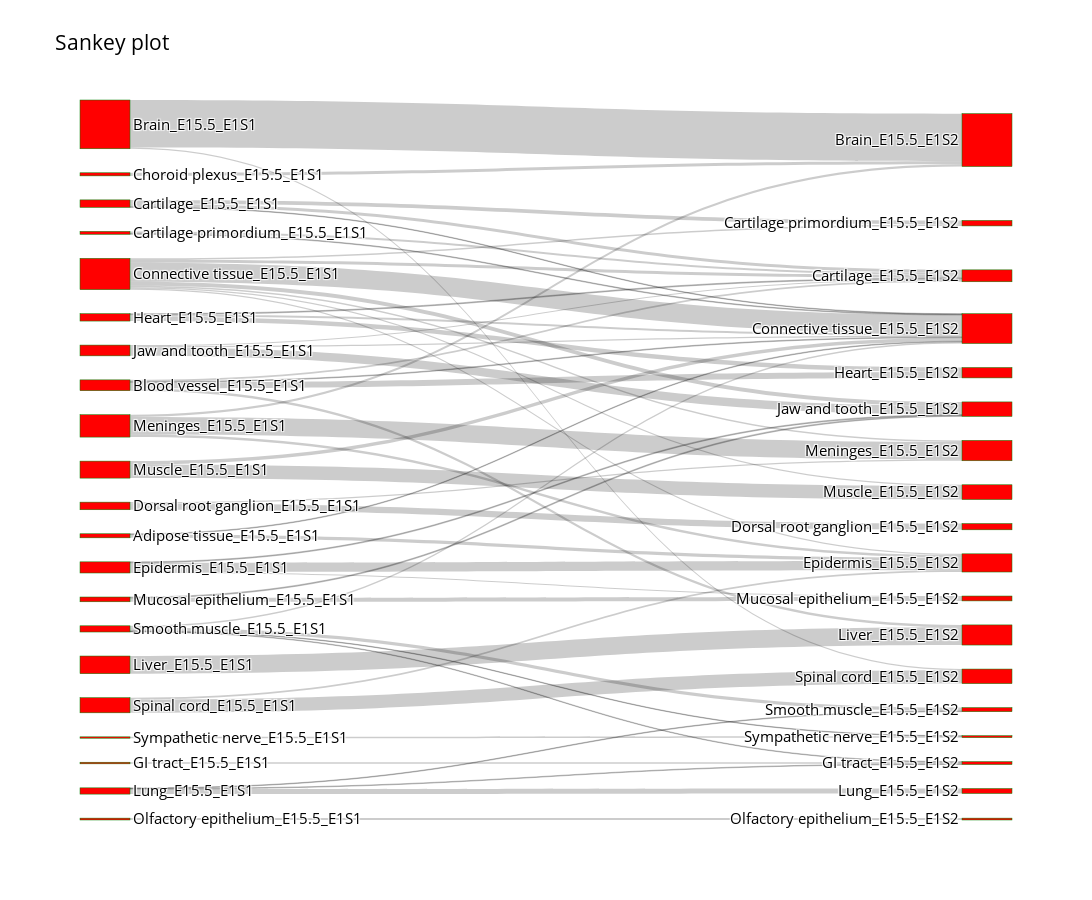

The notebook cell this image was saved under:
### Code cell
Sankey(matching_table, prefix=['E15.5_E1S1','E15.5_E1S2'])

### Figure 1 — Plotly figure (JSON) as saved in the notebook; plotly's stock layout.template omitted (floating-point values rounded to 4 significant figures)
{"data": [{"link": {"source": [24, 27, 37, 23, 25, 26, 28, 32, 33, 25, 28, 21, 23, 25, 26, 28, 32, 33, 39, 42, 29, 21, 28, 30, 37, 43, 31, 36, 42, 23, 32, 28, 30, 33, 38, 23, 35, 36, 28, 29, 37, 30, 38, 28, 39, 40, 36, 42, 24, 43, 42, 44], "target": [1, 1, 1, 2, 2, 2, 2, 2, 2, 3, 3, 5, 5, 5, 5, 5, 5, 5, 5, 5, 6, 7, 7, 7, 7, 7, 8, 8, 8, 9, 9, 10, 10, 10, 10, 12, 12, 13, 14, 14, 14, 15, 15, 16, 16, 17, 18, 18, 19, 19, 20, 20], "value": [933, 61, 44, 34, 57, 44, 59, 18, 22, 78, 30, 14, 15, 12, 14, 369, 39, 22, 68, 32, 123, 66, 23, 180, 53, 35, 32, 13, 12, 116, 88, 79, 18, 168, 19, 48, 347, 97, 31, 27, 342, 21, 75, 24, 266, 37, 13, 67, 24, 262, 11, 27]}, "node": {"color": "red", "label": ["Adrenal gland_E15.5_E1S2", "Brain_E15.5_E1S2", "Cartilage_E15.5_E1S2", "Cartilage primordium_E15.5_E1S2", "Choroid plexus_E15.5_E1S2", "Connective tissue_E15.5_E1S2", "Dorsal root ganglion_E15.5_E1S2", "Epidermis_E15.5_E1S2", "GI tract_E15.5_E1S2", "Heart_E15.5_E1S2", "Jaw and tooth_E15.5_E1S2", "Kidney_E15.5_E1S2", "Liver_E15.5_E1S2", "Lung_E15.5_E1S2", "Meninges_E15.5_E1S2", "Mucosal epithelium_E15.5_E1S2", "Muscle_E15.5_E1S2", "Olfactory epithelium_E15.5_E1S2", "Smooth muscle_E15.5_E1S2", "Spinal cord_E15.5_E1S2", "Sympathetic nerve_E15.5_E1S2", "Adipose tissue_E15.5_E1S1", "Adrenal gland_E15.5_E1S1", "Blood vessel_E15.5_E1S1", "Brain_E15.5_E1S1", "Cartilage_E15.5_E1S1", "Cartilage primordium_E15.5_E1S1", "Choroid plexus_E15.5_E1S1", "Connective tissue_E15.5_E1S1", "Dorsal root ganglion_E15.5_E1S1", "Epidermis_E15.5_E1S1", "GI tract_E15.5_E1S1", "Heart_E15.5_E1S1", "Jaw and tooth_E15.5_E1S1", "Kidney_E15.5_E1S1", "Liver_E15.5_E1S1", "Lung_E15.5_E1S1", "Meninges_E15.5_E1S1", "Mucosal epithelium_E15.5_E1S1", "Muscle_E15.5_E1S1", "Olfactory epithelium_E15.5_E1S1", "Pancreas_E15.5_E1S1", "Smooth muscle_E15.5_E1S1", "Spinal cord_E15.5_E1S1", "Sympathetic nerve_E15.5_E1S1"], "line": {"color": "green", "width": 0.5}, "pad": 50, "thickness": 50}, "type": "sankey"}], "layout": {"autosize": false, "font": {"color": "Black", "size": 15}, "height": 900, "title": {"text": "Sankey plot"}, "width": 1300}}
